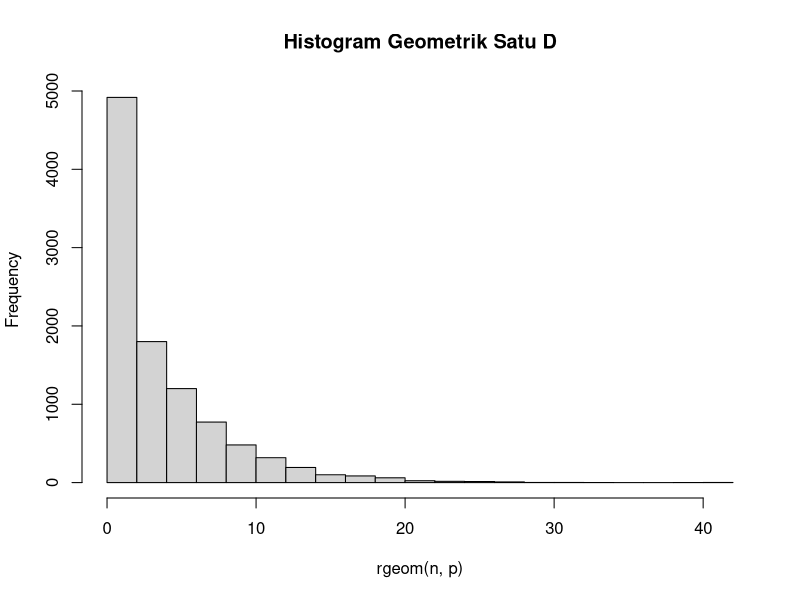

Reproduce this figure in R.
# Fadel Pramaputra Maulana / 5025201260 / Probstat C

# No 1 (Distribusi Geometrik)
# a
satu.a = dgeom(x = 3, p <- .2)

# b
satu.b = mean(rgeom(n <- 10000, p) == 3)

# c
satu.a
satu.b

# d
hist(rgeom(n, p), main = 'Histogram Geometrik Satu D')

# e
satu.d.rataan <- 1/p
satu.d.varians <- (1-p)/p^2

